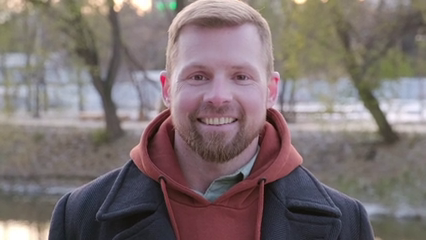
#> input picture frame 20 of FaceRecognition/SampleVideo.mp4, 426 x 240 px
$ jupyter execute --allow-errors FaceRecognition.ipynb   (shell and % lines are left out)
#> lines starting #> are read from the running program, lines starting #| are printed output that depends on the picture; after the words box and inside, x2 and y2 are one past the last pixel; in counts of white or black regions, pixels touching at a corner belong together
# THE EASY WAY
importing package cv2 and using it to detect where are faces (works on multiple faces)

[cell 1]
import tkinter as tk
import tkinter.ttk as ttk
import tkinter.font as fnt
from tkinter import filedialog
import cv2

[cell 2]
face_cascade = cv2.CascadeClassifier('haarsascade_frontalface_default.xml')
path = "SampleVideo.mp4"

def AddVideoEvent():
    cap = cv2.VideoCapture(path)
    show_video(cap)

[cell 3]
def show_video(cap):
    while True:
        # Read the frame
        _, img = cap.read()
#> img is the input picture: shape (240, 426, 3); mean B, G, R 112.3, 112.4, 124.8

        # Convert to grayscale
        gray = cv2.cvtColor(img, cv2.COLOR_BGR2GRAY)
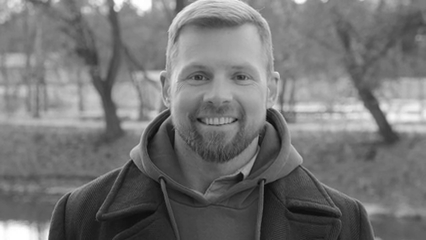
#> gray: shape (240, 426); min 10, max 255, mean 116.1

        # Detect the faces
        faces = face_cascade.detectMultiScale(gray, 1.1, 4)
#> faces = [[164, 34, 109, 109]]

        # Draw the rectangle around each face
        for (x, y, w, h) in faces:
            cv2.rectangle(img, (x, y), (x + w, y + h), (255, 0, 0), 2)
#> this loop made 1 pass
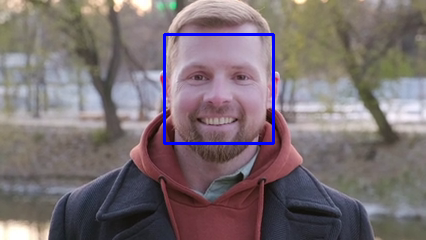
#> img: shape (240, 426, 3); 1.28% of pixels changed, all inside (x1, y1, x2, y2) = (163, 33, 275, 145)

        # Display
        cv2.imshow('img', img)

        # Stop if escape key is pressed
        k = cv2.waitKey(30) & 0xff
#> (key q is pressed here)
        if k == 27:
            break

    # Release the VideoCapture object
    cap.release()
    cv2.destroyAllWindows()

[cell 4]
AddVideoEvent()

## THE HARD WAY

now i will try to implement this myself

### 1.1 COLLECTING DATA
for my first try i will collect data out of videos i found online and i captured photos out of them and making labels out of them

[cell 5]
import os
import time
import uuid
import cv2

[cell 6]
IMAGES_PATH = os.path.join('Data','Images')
videos_paths = [os.path.join('DataVideos',f"Video{i}.mp4") for i in range(1,7)]
number_images = 10

#> (a cell that did not finish here is left out)

### 1.2 COLLECTING IMAGES OUT OF UTK DATABASE

i will use opencv library to detect faces out of my database and create labels to work with them later

[cell 8]
import json
from PIL import Image

[cell 9]
def create_labelme_json(label, points, image_path, image_height, image_width):
    points = [[int(x), int(y)] for x, y in points]

    return {
        "version": "5.3.1",
        "flags": {},
        "shapes": [
            {
                "label": label,
                "points": points,  # coordinates of the top-left and bottom-right corners
                "group_id": None,
                "shape_type": "rectangle",
                "flags": {}
            },
            # add more shapes if necessary
        ],
        "imagePath": image_path,
        "imageData": None,
        "imageHeight": image_height,
        "imageWidth": image_width
    }

def add_file_to_folder_json(folder, subfolder, filename, data):
    base_name = os.path.splitext(filename)[0]
    # Construct the new file name
    output_file = base_name + '.json'

    file_path = os.path.join(folder, subfolder, output_file)
    os.makedirs(os.path.dirname(file_path), exist_ok=True)

    with open(file_path, 'w') as f:
        json.dump(data, f)

def delete_from_folder(folder,subfolder,filename):
    file_path = os.path.join(folder, subfolder, filename)

    try:
        # Check if the file exists
        if os.path.exists(file_path):
            # Delete the file
            os.remove(file_path)
            print(f"Deleted: {file_path}")
        else:
            print(f"File not found: {file_path}")
    except Exception as e:
        print(f"Error deleting file: {e}")

[cell 10]
directoryImages = ".\\UTKData\\Images"
files = os.listdir(directoryImages)

[cell 11]
def get_image_size(file_path):
    # Open the image file
    img = Image.open(file_path)
    # Get the width and height of the image
    width, height = img.size
    return width, height

def save_label(image_path):
#> called with image_path = '21_1_3_20170119154115689.jpg'
    file_path = f".\\UTKData\\Images\\{image_path}"
    img = cv2.imread(file_path)
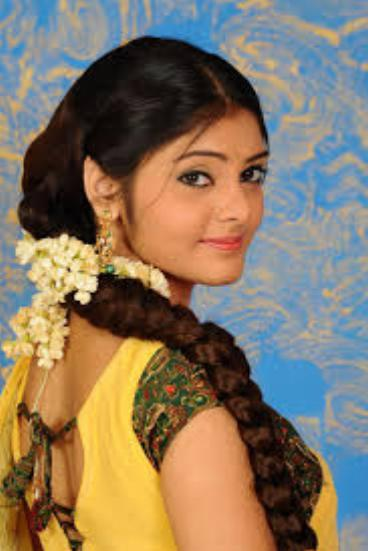
#> input picture FaceRecognition/UTKData/Images/21_1_3_20170119154115689.jpg, 368 x 551 px, found by its file name
#> img is the input picture: shape (551, 368, 3); mean B, G, R 99.1, 119.5, 135.4
    width, height = get_image_size(file_path)
#> width = 368; height = 551

    # Convert to grayscale
    gray = cv2.cvtColor(img, cv2.COLOR_BGR2GRAY)
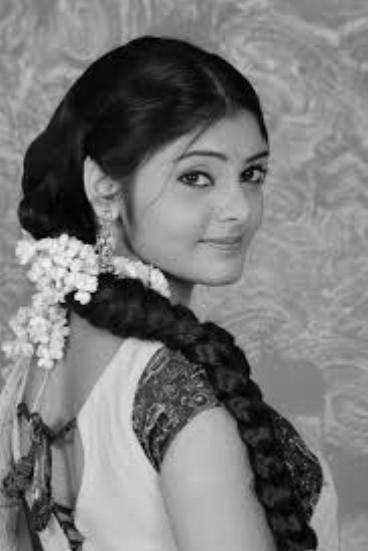
#> gray: shape (551, 368); min 0, max 246, mean 121.9

    # Detect the faces
    faces = face_cascade.detectMultiScale(gray, 1.1, 4)
#> faces = [[129, 104, 187, 187]]

    # Draw the rectangle around each face
    if (len(faces) > 0):
        (x, y, w, h) = faces[0]
#> x = 129; y = 104; w = 187; h = 187
        cv2.rectangle(img, (x, y), (x + w, y + h), (255, 0, 0), 2)
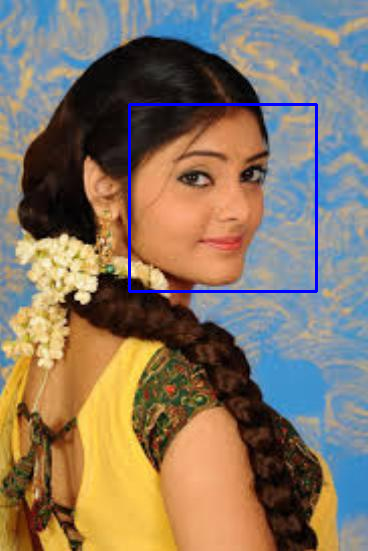
#> img: shape (551, 368, 3); 1.1% of pixels changed, all inside (x1, y1, x2, y2) = (128, 103, 318, 293)


        my_json_file = create_labelme_json("face",[[x, y],[x + w, y + h]], file_path, height, width)
#> my_json_file = 7 items
        # print(my_json_file)
        add_file_to_folder_json("UTKData","Labels",image_path,my_json_file)
    # cv2.destroyAllWindows()

[cell 12]
print(files[0])

[cell 13]
for file in files:
    save_label(file)
#> pass 2 of the loop `for file in files:`:
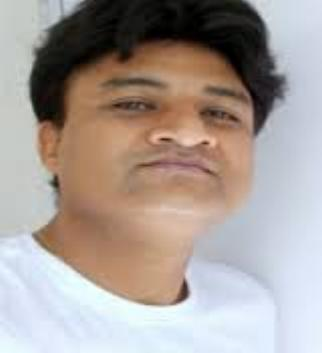
#> input picture FaceRecognition/UTKData/Images/22_0_3_20170119162807109.jpg, 322 x 353 px, found by its file name
#> in save_label, img is the input picture: shape (353, 322, 3); mean B, G, R 152.1, 157.4, 168.1
#> in save_label (call 2), `gray = cv2.cvtColor(img, cv2.COLOR_BGR2GRAY)`:
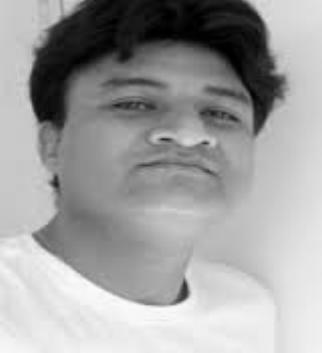
#> gray: shape (353, 322); min 0, max 253, mean 160
#> in save_label (call 2), `faces = face_cascade.detectMultiScale(gray, 1.1, 4)`: faces = [[82, 34, 193, 193]]
#> in save_label (call 2), `(x, y, w, h) = faces[0]`: x = 82; y = 34; w = 193
#> in save_label (call 2), `cv2.rectangle(img, (x, y), (x + w, y + h), (255, 0, 0), 2)`:
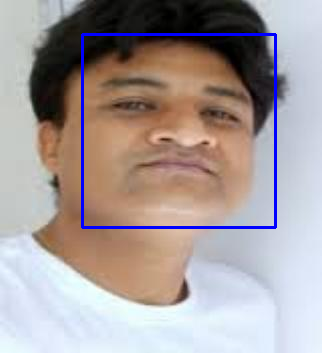
#> img: shape (353, 322, 3); 2.03% of pixels changed, all inside (x1, y1, x2, y2) = (81, 33, 277, 229)
#> pass 3 of the loop `for file in files:`:
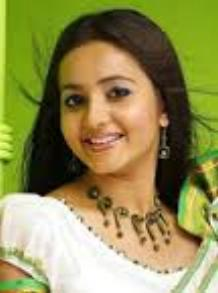
#> input picture FaceRecognition/UTKData/Images/23_1_3_20170119164502773.jpg, 218 x 293 px, found by its file name
#> in save_label, img is the input picture: shape (293, 218, 3); mean B, G, R 82.6, 140.9, 145.9
#> in save_label (call 3), `gray = cv2.cvtColor(img, cv2.COLOR_BGR2GRAY)`:
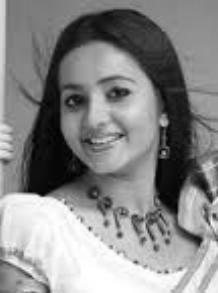
#> gray: shape (293, 218); min 0, max 255, mean 135.8
#> in save_label (call 3), `faces = face_cascade.detectMultiScale(gray, 1.1, 4)`: faces = [[118, 198, 55, 55], [42, 48, 123, 123]]
#> in save_label (call 3), `(x, y, w, h) = faces[0]`: x = 118; y = 198; w = 55
#> in save_label (call 3), `cv2.rectangle(img, (x, y), (x + w, y + h), (255, 0, 0), 2)`:
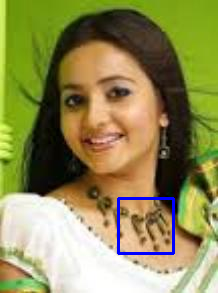
#> img: shape (293, 218, 3); 1.03% of pixels changed, all inside (x1, y1, x2, y2) = (117, 197, 175, 255)

## 2. REVIEW DATASET

[cell 14]
import tensorflow as tf
import json
import numpy as np
from matplotlib import pyplot as plt

#> (a cell that did not finish here is left out)

#> (a cell that did not finish here is left out)

#> (a cell that did not finish here is left out)

[cell 18]
def load_image_data(x):
    img = tf.io.decode_jpeg(tf.io.read_file(x))
    return img

#> (a cell that did not finish here is left out)

#> (a cell that did not finish here is left out)

#> (a cell that did not finish here is left out)

#> (a cell that did not finish here is left out)

[cell 23]
import os
import shutil
import random

# Define the source directory where all your images are stored.
source_images_dir = ".\\UTKData\\Images"
source_labels_dir = ".\\UTKData\\Labels"

# Define the target directories for train, test, and val.
train_dir = ".\\UTKData\\Train"
test_dir = ".\\UTKData\\Test"
val_dir = ".\\UTKData\\Val"

# Create "Images" and "Labels" subdirectories in the train, test, and val folders.
train_images_dir = os.path.join(train_dir, 'Images')
train_labels_dir = os.path.join(train_dir, 'Labels')
test_images_dir = os.path.join(test_dir, 'Images')
test_labels_dir = os.path.join(test_dir, 'Labels')
val_images_dir = os.path.join(val_dir, 'Images')
val_labels_dir = os.path.join(val_dir, 'Labels')

os.makedirs(train_images_dir, exist_ok=True)
os.makedirs(train_labels_dir, exist_ok=True)
os.makedirs(test_images_dir, exist_ok=True)
os.makedirs(test_labels_dir, exist_ok=True)
os.makedirs(val_images_dir, exist_ok=True)
os.makedirs(val_labels_dir, exist_ok=True)

# List all image filenames in the source directory.
all_images = os.listdir(source_images_dir)

# Shuffle the list of image filenames to randomize the distribution.
random.shuffle(all_images)

# Calculate the number of images for each set based on the desired percentages.
total_images = len(all_images)
train_split = int(0.7 * total_images)
test_split = int(0.15 * total_images)
val_split = total_images - train_split - test_split

# Move images and labels to the respective folders.
for i, image in enumerate(all_images):
    label_file = image.replace('.jpg', '.json')  # Assuming the label files have the same name as images with a different extension
    print(os.path.join(source_labels_dir, label_file))

    if os.path.exists(os.path.join(source_labels_dir, label_file)):
        if i < train_split:
            shutil.move(os.path.join(source_images_dir, image), os.path.join(train_images_dir, image))
            shutil.move(os.path.join(source_labels_dir, label_file), os.path.join(train_labels_dir, label_file))
        elif i < train_split + test_split:
            shutil.move(os.path.join(source_images_dir, image), os.path.join(test_images_dir, image))
            shutil.move(os.path.join(source_labels_dir, label_file), os.path.join(test_labels_dir, label_file))
        else:
            shutil.move(os.path.join(source_images_dir, image), os.path.join(val_images_dir, image))
            shutil.move(os.path.join(source_labels_dir, label_file), os.path.join(val_labels_dir, label_file))

$ run again, starting later in the video
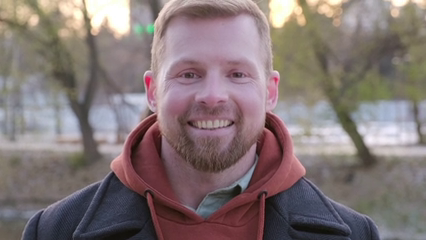
#> input picture frame 92 of FaceRecognition/SampleVideo.mp4, 426 x 240 px
#> in show_video, img is the input picture: shape (240, 426, 3); mean B, G, R 116.9, 117.2, 131.2
#> in show_video, `gray = cv2.cvtColor(img, cv2.COLOR_BGR2GRAY)`:
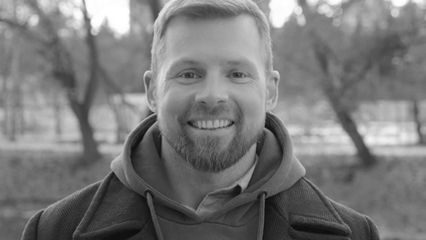
#> gray: shape (240, 426); min 12, max 255, mean 121.3
#> in show_video, `faces = face_cascade.detectMultiScale(gray, 1.1, 4)`: faces = [[150, 24, 126, 126]]
#> the loop in show_video, `for (x, y, w, h) in faces:` made 1 pass
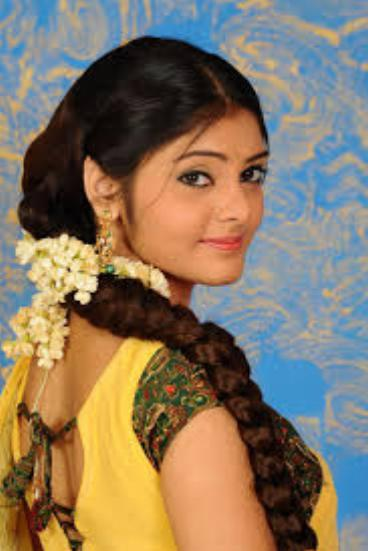
#> input picture FaceRecognition/UTKData/Images/21_1_3_20170119154115689.jpg, 368 x 551 px, found by its file name
#> in save_label, img is the input picture: shape (551, 368, 3); mean B, G, R 99.1, 119.5, 135.4
#> in save_label, `faces = face_cascade.detectMultiScale(gray, 1.1, 4)`: faces = [[129, 104, 187, 187]]
#> in save_label, `(x, y, w, h) = faces[0]`: x = 129; y = 104; w = 187
#> my_json_file = 7 items
#> source_images_dir = '.\\UTKData\\Images'
#> all_images = ['21_1_3_20170119154115689.jpg', '22_0_3_20170119162807109.jpg', '23_1_3_20170119164502773.jpg']
#> total_images = 3
#> train_split = 2
#> test_split = 0
#> val_split = 1
#> the loop `for i, image in enumerate(all_images):` made 3 passes
#> label_file on passes 1 to 3: '21_1_3_20170119154115689.json', '23_1_3_20170119164502773.json', '22_0_3_20170119162807109.json'
#> (printed output is left out)
